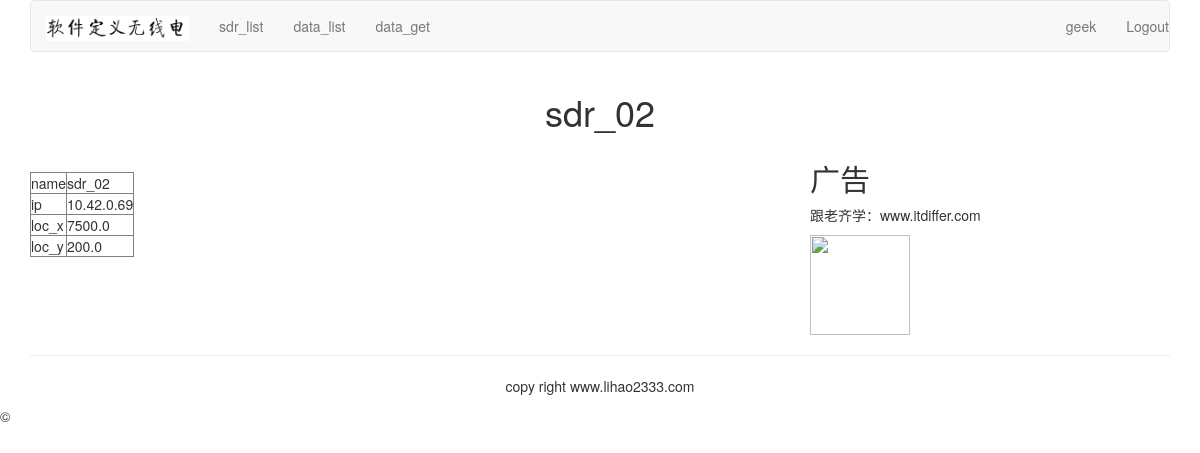
The page /sdrpub/10.42.0.69/ (signed in) on the database its author committed.
### sdrpub/models.py (models this page shows, shortened)
class Sdr(models.Model):
    ip = models.GenericIPAddressField(primary_key=True)
    name = models.CharField(max_length=20)
    loc_x = models.FloatField(max_length=10)
    loc_y = models.FloatField(max_length=10)
    state = models.BooleanField(default=True)

### sdrpub/views.py (the view)
# urls.py: url(r'(?P<sdr_ip>\d)/$', views.sdr_detail, name="sdr_detail"),
def sdr_detail(request, sdr_ip):
    sdr = Sdr.objects.get(ip=sdr_ip)
    return render(request,"sdr/detail.html", {"sdr":sdr} )

### templates/sdr/detail.html (shortened to what this page needs)
{% extends "base.html" %}
{% block content %}
<div class="row text-center vertical-middle-sm">
    <h1>{{ sdr.name }}</h1>
</div>
<div class="row">
    <div class="col-xs-12 col-md-8">
        <p class="text-center"></p>
        <table border="1">
                <tr>
                    <td>name</td>
                    <td>{{sdr.name}}</td>
                </tr>
            <tr>
                <td>ip</td>
                <td>{{sdr.ip}}</td>
            </tr>
                <tr>
                        <td>loc_x</td>
						<td>{{sdr.loc_x}}</td>
                </tr>
                <tr>
                        <td>loc_y</td>
						<td>{{sdr.loc_y}}</td>
                </tr>
        </table>
    </div>
    <div class="col-xs-6 col-md-4">
        <h2>广告</h2>
        <p>跟老齐学：www.itdiffer.com</p>
        <img width="100px" height="100" src="http://www.mrwallpaper.com/wallpapers/Fluffy-Cat.jpg">
    </div>
</div>
{% endblock %}

### templates/header.html
{%load staticfiles%}
<div class="container">
        <nav class="navbar navbar-default" role="navigation">
                <div class="navbar-header">
						<a class="navbar-brand" href="http://lihao2333.com"><img src="{%static 'image/logo.png'%}" height="25px" alt=""></a>
                </div>
                <div>
                        <ul class="nav navbar-nav" role="navigation">
								<li><a href="{%url 'sdrpub_list'%}">sdr_list</a></li>
                                <li><a href="{%url 'data_list'%}">data_list</a></li>
                                <li><a href="{%url 'data_get'%}">data_get</a></li>
                        </ul>
                        <ul class="nav navbar-nav navbar-right">
                                {% if user.is_authenticated%}
								<li><a href="#">{{user.username}}</a></li>
								<li><a href="{%url 'user_logout'%}">Logout</a></li>
								{% else %}
                                <li><a href="{% url 'user_login' %}">login</a></li>
								{% endif %}
                        </ul>
                </div>
        </nav>
</div>

### rows shown on the page
Sdr: name "sdr_02", ip "10.42.0.69", loc_x "7500.0", loc_y "200.0"

### other values the page prints
{{ user.username }} "geek"
